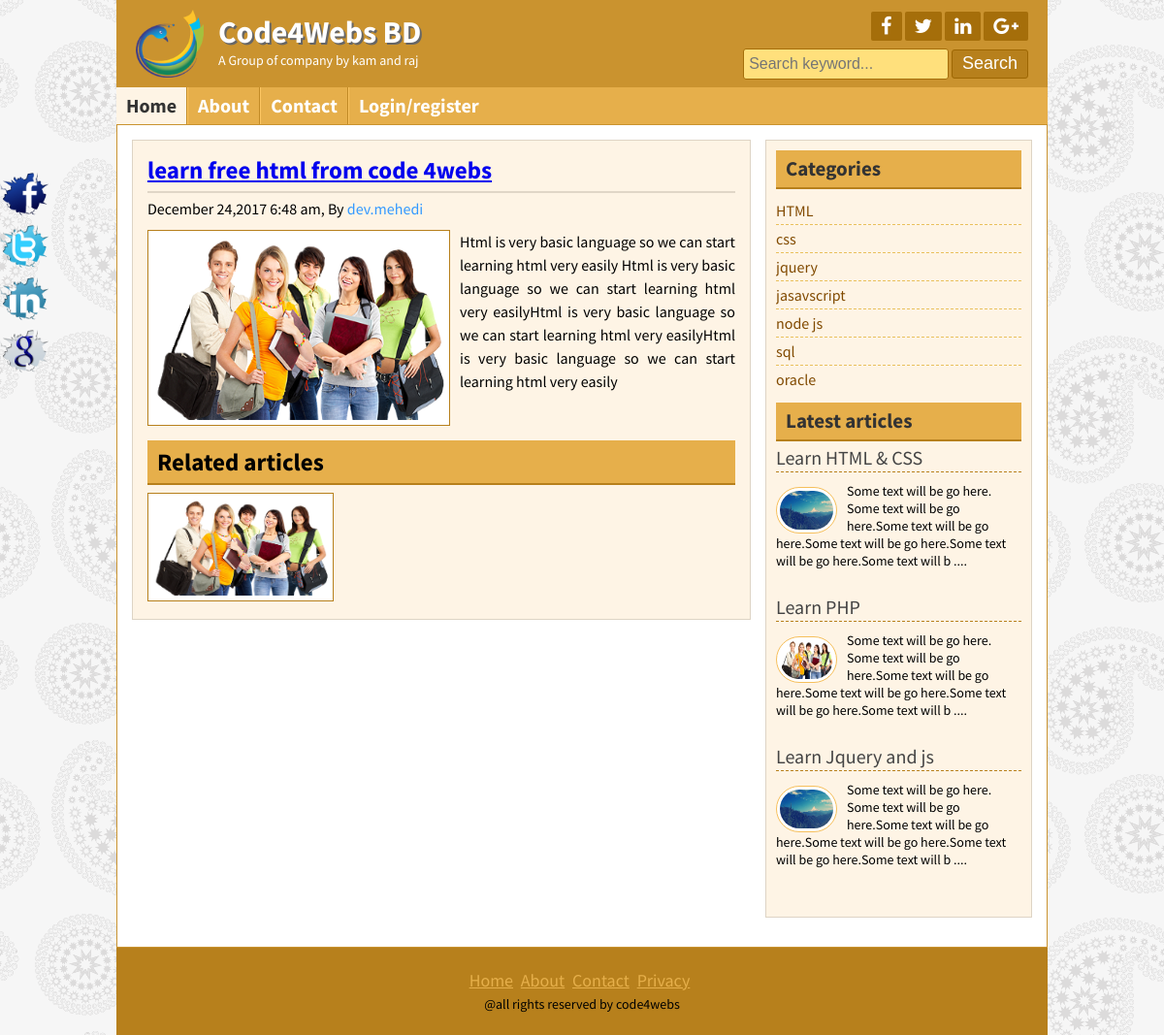
/category.php?id=1, run on the app's committed database.
### tables this page shows
CREATE TABLE `tbl_slogan` (
  `id` int(11) NOT NULL,
  `title` varchar(100) NOT NULL,
  `slogan` varchar(200) NOT NULL,
  `copyright` varchar(55) NOT NULL
);

CREATE TABLE `tbl_social` (
  `id` int(11) NOT NULL,
  `facebook` varchar(55) NOT NULL,
  `twitter` varchar(55) NOT NULL,
  `linkedin` varchar(55) NOT NULL,
  `gplus` varchar(55) NOT NULL
);

CREATE TABLE `tbl_post` (
  `post_id` int(11) NOT NULL,
  `cat_id` int(11) NOT NULL,
  `title` varchar(255) NOT NULL,
  `content` text NOT NULL,
  `image` varchar(255) NOT NULL,
  `user_id` varchar(255) NOT NULL,
  `tags_id` varchar(255) NOT NULL,
  `dates` timestamp NOT NULL DEFAULT CURRENT_TIMESTAMP
);

CREATE TABLE `tbl_user` (
  `user_id` int(11) NOT NULL,
  `username` varchar(255) NOT NULL,
  `email` varchar(255) NOT NULL,
  `password` varchar(255) NOT NULL,
  `rule` int(11) NOT NULL,
  `name` varchar(55) NOT NULL
);

CREATE TABLE `tbl_category` (
  `cat_id` int(11) NOT NULL,
  `catname` varchar(255) NOT NULL
);

### lib/Database.php (called while the page is built, shortened)
<?php
Class Database{
	public $host   = DB_HOST;
	public $user   = DB_USER;
	public $pass   = DB_PASS;
	public $dbname = DB_NAME;
	public $link;
	private function connectDB(){
	$this->link = new mysqli($this->host, $this->user, $this->pass, $this->dbname);
 }
	public function select($query){
		$result = $this->link->query($query) or die($this->link->error.__LINE__);
		if($result->num_rows > 0){
			return $result;
		} else {
			return false;
		}
	}
}

### helpers/Structure-post.php (called while the page is built)
<?php
	class  sturcturePost
	{
		function dateFormat($date){
			return date("F j,Y g:i a",strtotime($date));
		}
		function excerpt($str,$start,$end=250){
		  $excerpt=substr($str,$start,$end);
		  $excerpt=substr($excerpt,0,strrpos($str,' '))." "."....";
		  return $excerpt;
		}
	}

### category.php (the view)
<?php include "inc/header.php" ?>
<?php include "helpers/Structure-post.php"; ?>
<?php
	if(isset($_GET['id'])){
		$singlepostid=$_GET['id'];
		$singlepostquery="
		SELECT tbl_post.post_id,tbl_post.title,tbl_post.content,tbl_post.dates,tbl_post.image,tbl_post.user_id,tbl_post.cat_id,tbl_category.catname,tbl_category.cat_id,tbl_user.username
		FROM tbl_category,tbl_post,tbl_user
		WHERE tbl_post.cat_id=tbl_category.cat_id AND tbl_post.user_id=tbl_user.user_id AND tbl_category.cat_id='$singlepostid'";
		$singpost=$DB->select($singlepostquery);
	}
	$helper=new sturcturePost();
?>
	<div class="contentsection contemplete clear">
		<div class="maincontent clear">
			<div class="about">
				<?php if (is_array($singpost) || is_object($singpost)) { foreach ($singpost as $spost) {?>
					<div class="category-single">
						<h2><a href="post.php?id=<?php echo $spost['post_id']; ?>"><?php echo $spost['title']; ?></a></h2>
						<h4><?php echo $helper->dateFormat($spost['dates']); ?>, By <a href="author.php?id=<?php echo $spost['user_id']; ?>"><?php echo $spost['username']; ?></a></h4>
						<img src="images/<?php echo $spost['image']; ?>" alt="MyImage"/>
						<p><?php echo $spost['content']; ?></p>
					</div>
				<?php 	} }else{ echo "nothing match result";}?>
			<?php
				$rlquery="
				SELECT tbl_post.post_id,tbl_post.image,tbl_category.catname,tbl_category.cat_id
				FROM tbl_category,tbl_post
				WHERE tbl_post.cat_id=tbl_category.cat_id AND tbl_category.cat_id='$singlepostid' limit 6";
				$relatedpost=$DB->select($rlquery);
			?>
				<div class="relatedpost clear">
					<h2>Related articles</h2>
					<?php if(is_array($relatedpost)|| is_object($relatedpost)){ foreach ($relatedpost as $rlres) {?>
					<a href="post.php?id=<?php echo $rlres['post_id']; ?>"><img src="images/<?php echo $rlres['image']; ?>" alt="post image"/></a>
					<?php } }?>
				</div>
			</div>
		</div>
<?php include "inc/sidebar.php"; ?>
	</div>
<?php include "inc/footer.php"; ?>

### inc/header.php (shortened to what this page needs)
<!DOCTYPE html>
<html>
<head>
	<link rel="stylesheet" href="font-awesome-4.5.0/css/font-awesome.css">
	<link rel="stylesheet" href="css/nivo-slider.css" type="text/css" media="screen" />
	<link rel="stylesheet" href="style.css">
</head>
<?php
require_once "lib/Database.php";
        $DB= new Database();
		$sloganrq="select title,slogan from tbl_slogan";
		$socialread="select * from tbl_social";
		$readslogan= $DB->select($sloganrq);
		$socialres= $DB->select($socialread);
    ?>
<body>
	<div class="headersection templete clear">
		<a href="#">
			<div class="logo">
				<img src="images/logo.png" alt="Logo"/>
				<?php foreach ($readslogan as $slogan) {?>
				<h2><?php echo  $slogan['title']; ?></h2>
				<p><?php echo  $slogan['slogan']; ?></p>
				<?php } ?>
			</div>
		</a>
		<div class="social clear">
			<div class="icon clear">
			<?php foreach ($socialres as $sres) {?>
				<a href="<?php echo $sres['facebook']; ?>" target="_blank"><i class="fa fa-facebook"></i></a>
				<a href="<?php echo $sres['twitter']; ?>" target="_blank"><i class="fa fa-twitter"></i></a>
				<a href="<?php echo $sres['linkedin']; ?>" target="_blank"><i class="fa fa-linkedin"></i></a>
				<a href="<?php echo $sres['gplus']; ?>" target="_blank"><i class="fa fa-google-plus"></i></a>
				<?php } ?>
			</div>
			<div class="searchbtn clear">
			<form action="search-result.php" method="get">
				<input type="text" name="keyword" placeholder="Search keyword..."/>
				<input type="submit" name="submit" value="Search"/>
			</form>
			</div>
		</div>
	</div>
<div class="navsection templete">
	<ul>
		<li><a id="active" href="index.php">Home</a></li>
		<li><a href="about.php">About</a></li>
		<li><a href="contact.php">Contact</a></li>
		<li><a href="admin/index.php">Login/register</a></li>
	</ul>
</div>

### inc/sidebar.php
<div class="sidebar clear">
	<div class="samesidebar clear">
		<h2>Categories</h2>
		<?php
			$cat_query="select *
						from tbl_category ";
			$catres=$DB->select($cat_query);
		?>
			<ul>
			<?php foreach ($catres as $cres) {?>
				<li><a href="category.php?id=<?php echo $cres['cat_id']; ?>"><?php echo $cres['catname']; ?></a></li>
				<?php } ?>
			</ul>
	</div>
	<div class="samesidebar clear">
		<h2>Latest articles</h2>
		<?php
			$sidebarpost="select post_id,title,content,image from tbl_post limit 3";
			$newpost=$DB->select($sidebarpost);
			$p_format=new sturcturePost ();
		?>
		<?php foreach($newpost as $reposres){ ?>
			<div class="popular clear">
				<h3><a href="post.php?id=<?php echo  $reposres['post_id'];?>"><?php echo  $reposres['title']?></a></h3>
				<a href="post.php?id=<?php echo  $reposres['post_id'];?>"><img src="images/<?php echo  $reposres['image']?>" alt="post image"/></a>
				<p><?php echo $p_format->excerpt( $reposres['content'],0,150);?></p>
			</div>
		<?php }?>
	</div>
</div>

### inc/footer.php (shortened to what this page needs)
<div class="footersection templete clear">
	  <div class="footermenu clear">
		<ul>
			<li><a href="#">Home</a></li>
			<li><a href="#">About</a></li>
			<li><a href="#">Contact</a></li>
			<li><a href="#">Privacy</a></li>
		</ul>
	  </div>
		<?php
		$copyrightq="select copyright from tbl_slogan";
		$copyres=$DB->select($copyrightq);
		?>
		<?php foreach ($copyres as $res) {?>
	  <p><?php echo $res['copyright']; ?></p>
		<?php }?>
	</div>
	<div class="fixedicon clear">
	<?php
		$socialq="select * from tbl_social";
		$socialres=$DB->select($socialq);
	?>
	<?php foreach ($socialres as $res) {?>
		<a href="<?php echo $res['facebook'] ;?>"><img src="images/fb.png" alt="Facebook"/></a>
		<a href="<?php echo $res['twitter'] ;?>"><img src="images/tw.png" alt="Twitter"/></a>
		<a href="<?php echo $res['linkedin'] ;?>"><img src="images/in.png" alt="LinkedIn"/></a>
		<a href="<?php echo $res['gplus'] ;?>"><img src="images/gl.png" alt="GooglePlus"/></a>
		<?php } ?>
	</div>
</body>
</html>

### data on the page
tbl_slogan: title "Code4Webs BD", slogan "A Group of company by kam and raj", copyright "@all rights reserved by code4webs"
tbl_post: title "learn free html from code 4webs", dates "December 24,2017 6:48 am", user.username "dev.mehedi", image (picture), content "Html is very basic language so we can start learning html very easily Html is very basic language so we can start learning html very easilyHtml is very basic language so we can start learning html very easilyHtml is very basic language so we can start learning html very easily"
tbl_category: catname "HTML"
tbl_category: catname "css"
tbl_category: catname "jquery"
tbl_category: catname "jasavscript"
tbl_category: catname "node js"
tbl_category: catname "sql"
tbl_category: catname "oracle"
tbl_post: title "Learn HTML & CSS", image (picture), content "Some text will be go here. Some text will be go here.Some text will be go here.Some text will be go here.Some text will be go here.Some text will b ...."
tbl_post: title "Learn PHP", image (picture), content "Some text will be go here. Some text will be go here.Some text will be go here.Some text will be go here.Some text will be go here.Some text will b ...."
tbl_post: title "Learn Jquery and js", image (picture), content "Some text will be go here. Some text will be go here.Some text will be go here.Some text will be go here.Some text will be go here.Some text will b ...."
